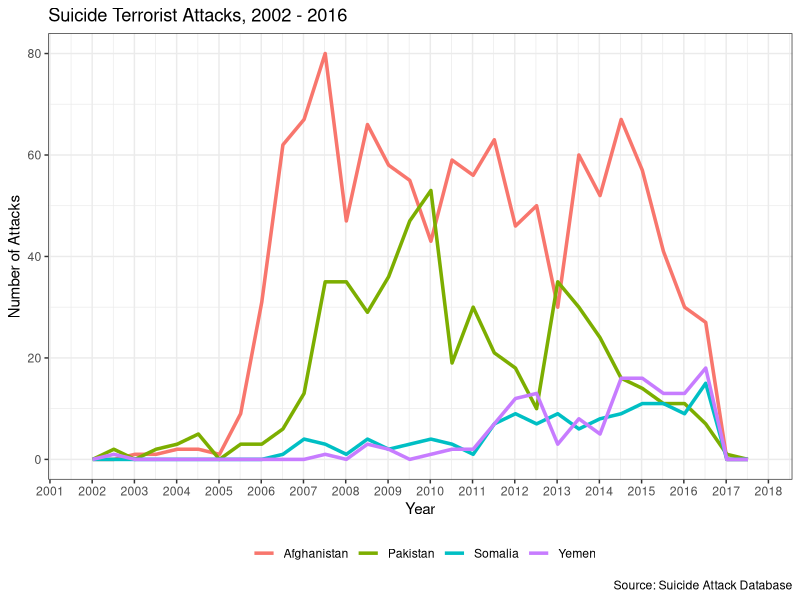

The R script that drew this image:
library(knitr)
library(tidyverse)
library(lubridate)
library(stringr)
library(scales)
library(Cairo)

suicide <- read.csv("Terrorism Data/cpost_summaryList (1).csv") %>%
  transform(attack_date = as.Date(attack_date, "%Y-%m-%d")) %>%
  mutate(YearMon = paste0(substr(as.character(attack_date), 1, 8), "1")) %>%
  transform(YearMon = as.Date(YearMon, format = "%Y-%m-%d"))

suicide_attacks <- ggplot(data = suicide, mapping = aes(x = YearMon)) +
  geom_freqpoly(mapping = aes(color = location_names), size = 1.2) + 
  scale_x_date(labels = date_format("%Y"), breaks = date_breaks("year")) +
  labs(title = "Suicide Terrorist Attacks, 2002 - 2016",
       caption = "Source: Suicide Attack Database",
       color = "",
       x = "Year",
       y = "Number of Attacks") + 
  theme_bw() + 
  theme(legend.position = "bottom")

Cairo(file="suicide_attacks.png", 
      type="png",
      bg = "transparent",
      units="px", 
      width=550, 
      height=300, 
      pointsize=12, 
      dpi="auto")
suicide_attacks
dev.off()
